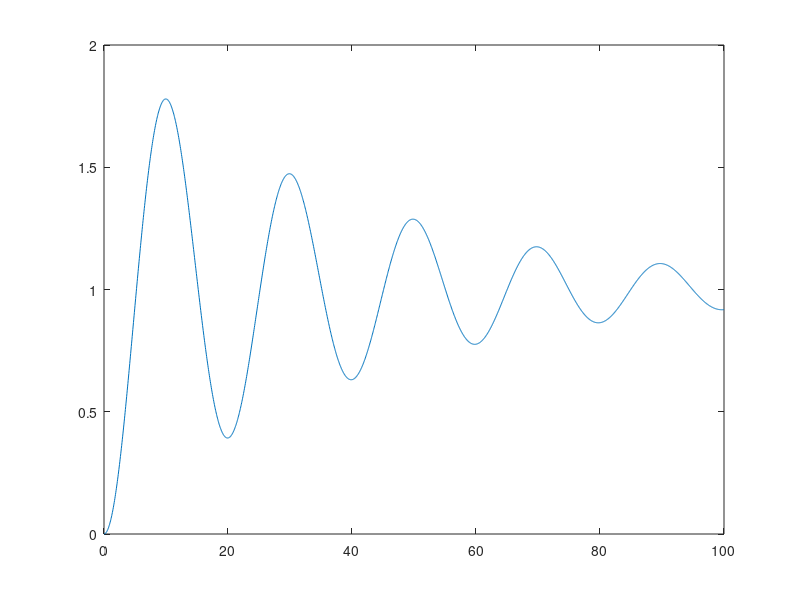

Recreate this plot in MATLAB.
clear all;
clc;

t = 0:0.05:100;
m = 10;
b = 0.5;
k = 1;

A = [0 1; -k/m -b/m];
B = [0;1/m];
C = [1 0];
D =0;

S = ss(A,B,C,D);
y = lsim(S,ones(size(t)),t);

plot(t,y)